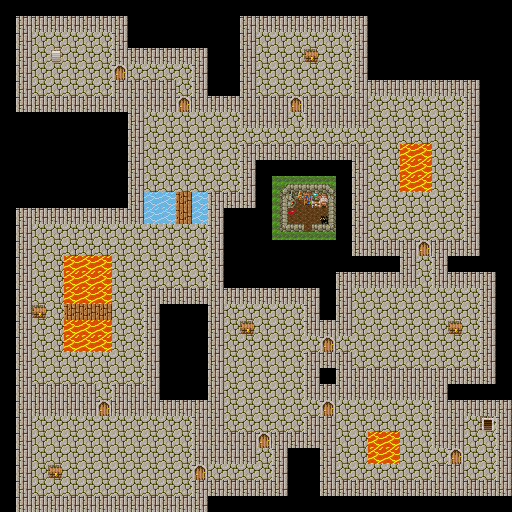

This is a level from a 2D game, rendered from its Tiled map with the project's own tilesets. A one-line summary and the map file follow, with tile-layer data summarised:
An orthogonal 32x32 tile map with 16x16 px tiles, 1 tile layer (Tile Layer 1), 2 tilesets.

<map version="1.0" orientation="orthogonal" renderorder="right-down" width="32" height="32" tilewidth="16" tileheight="16" nextobjectid="1">
 <tileset firstgid="1" name="Base" tilewidth="16" tileheight="16" tilecount="16" columns="4">
  <image source="../img/tileset02.png" width="64" height="64" />
 </tileset>
 <tileset firstgid="17" name="Added" tilewidth="16" tileheight="16" tilecount="16" columns="4">
  <image source="../img/pixel.png" width="64" height="64" />
 </tileset>
 <layer name="Tile Layer 1" width="32" height="32">
  <data>[1024 cells, 736 non-empty, 25 distinct tile ids]</data>
 </layer>
</map>